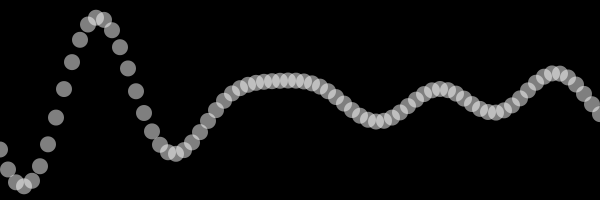
Frame 1 (no input)
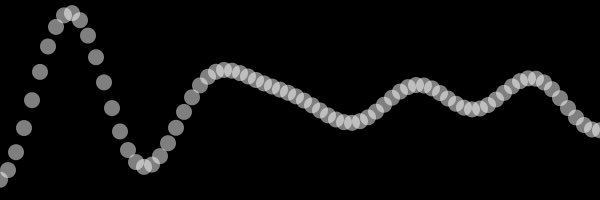
Frame 60 (the mouse pressed at the canvas centre just before this capture)
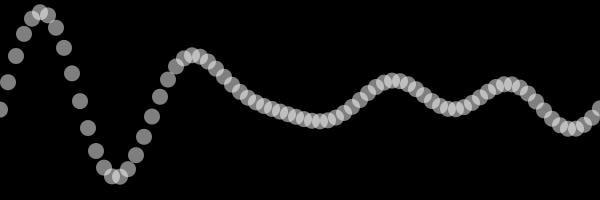
Frame 120 (the mouse held since frame 60 and released just before this capture)

The Processing sketch that drew these frames (run headless with seeded random() and noise(); from frame 60 on, the mouse is pressed at the canvas centre):

// Processing sketch: AdditiveWave
// ── AdditiveWave.pde
/**
 * Additive Wave
 * by Daniel Shiffman. 
 * 
 * Create a more complex wave by adding two waves together. 
 */
 
// Maybe better for this answer to be OOP???
 
int xspacing = 8;   // How far apart should each horizontal location be spaced
int w;              // Width of entire wave
int maxwaves = 5;   // total # of waves to add together

float theta = 0.0;
float[] amplitude = new float[maxwaves];   // Height of wave
float[] dx = new float[maxwaves];          // Value for incrementing X, to be calculated as a function of period and xspacing
float[] yvalues;                           // Using an array to store height values for the wave (not entirely necessary)

void setup() {
  size(600, 200);
  frameRate(30);
  colorMode(RGB, 255, 255, 255, 100);
  smooth();
  w = width + 16;

  for (int i = 0; i < maxwaves; i++) {
    amplitude[i] = random(10,30);
    float period = random(100,300); // How many pixels before the wave repeats
    dx[i] = (TWO_PI / period) * xspacing;
  }

  yvalues = new float[w/xspacing];
}

void draw() {
  background(0);
  calcWave();
  renderWave();
}

void calcWave() {
  // Increment theta (try different values for 'angular velocity' here
  theta += 0.02;

  // Set all height values to zero
  for (int i = 0; i < yvalues.length; i++) {
    yvalues[i] = 0;
  }
 
  // Accumulate wave height values
  for (int j = 0; j < maxwaves; j++) {
    float x = theta;
    for (int i = 0; i < yvalues.length; i++) {
      // Every other wave is cosine instead of sine
      if (j % 2 == 0)  yvalues[i] += sin(x)*amplitude[j];
      else yvalues[i] += cos(x)*amplitude[j];
      x+=dx[j];
    }
  }
}

void renderWave() {
  // A simple way to draw the wave with an ellipse at each location
  noStroke();
  fill(255,50);
  ellipseMode(CENTER);
  for (int x = 0; x < yvalues.length; x++) {
    ellipse(x*xspacing,height/2+yvalues[x],16,16);
  }
}
